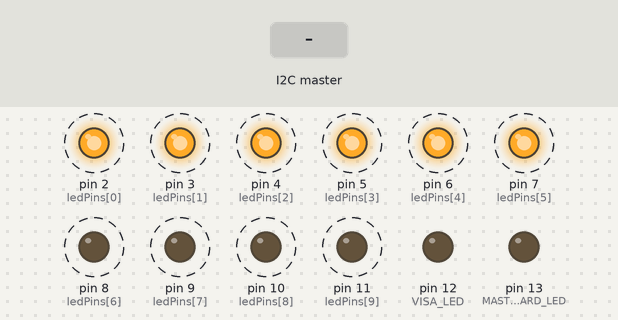
Bench run of a sketch on a simulated Arduino Uno, built with avr-gcc and run on an emulated ATmega328P. Parts: output pins drawn as LEDs (lit = HIGH). Dashed ring = blinking. The inputs (shaded band) are chosen by the test bench.

Above: at 1.26 s.
1.3 s: the I2C master sends the byte 1
At 1.46 s:
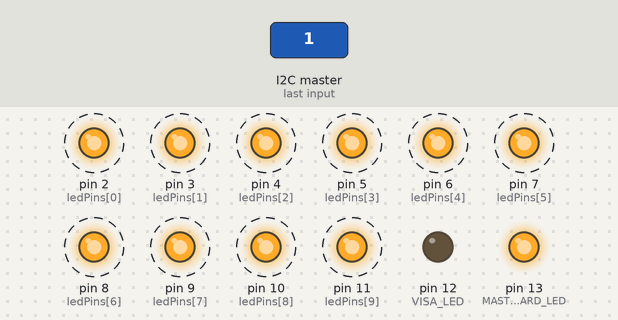
4.3 s: the I2C master sends the byte 0
At 4.46 s:
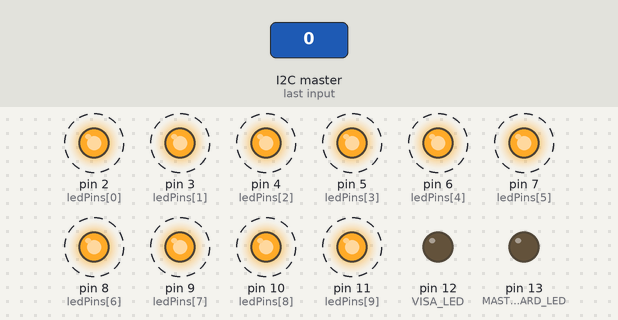
7.3 s: the I2C master sends the byte 2
At 7.46 s:
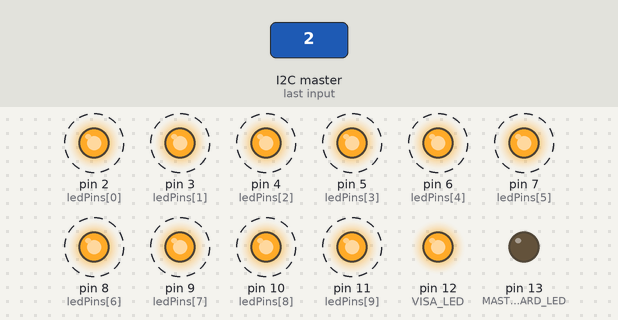
10.3 s: the I2C master sends the byte 90
At 10.46 s:
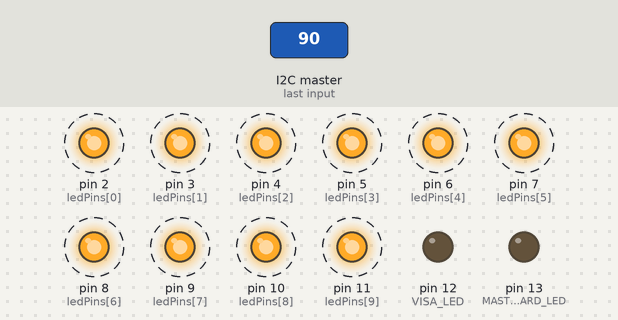
Timing chart, 0 to 14.3 s (numbered marks = the images above; inputs shaded):
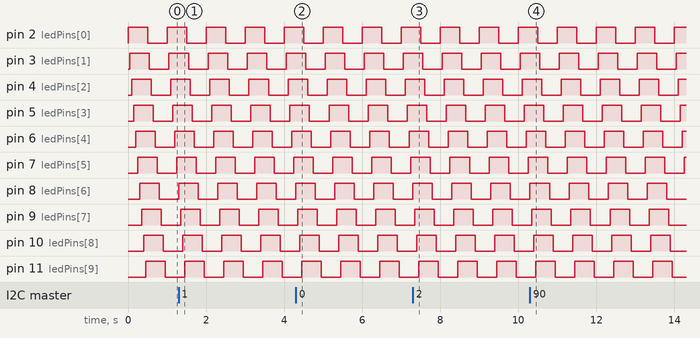

The sketch:

barGraphSlaveArduino.ino
```cpp
/**
 * Based on examples from http://www.arduino.cc/en/Tutorial/BarGraph
 */
#include <Wire.h>
#include "Common.h"

#define LED_COUNT 10

const int VISA_LED = 12;
const int MASTERCARD_LED = 13;

int ledPins[] = { 2, 3, 4, 5, 6, 7, 8, 9, 10, 11 };

void setup() {
  for (int i = 0; i < LED_COUNT; i++) {
    pinMode(ledPins[i], OUTPUT);
  }

  pinMode(VISA_LED, OUTPUT);
  pinMode(MASTERCARD_LED, OUTPUT);
  clearLeds();

  Wire.begin(I2C_ADDR_BARGRAPH_1);
  Wire.onReceive(onI2CReceived);
}

void loop() {
  for(int i = 0; i < LED_COUNT; i++) {
     digitalWrite(ledPins[i], HIGH);
     delay(50);
  }

  for(int i = 0; i < LED_COUNT; i++) {
     digitalWrite(ledPins[i], LOW);
     delay(50);
  }
}

void onI2CReceived(int numBytes) {
  int led = Wire.read();
  clearLeds();
  if (led == 1)
    digitalWrite(MASTERCARD_LED, HIGH);
  else if (led == 2)
    digitalWrite(VISA_LED, HIGH);

  //Works, but decided not to use
  //displayBarGraph(ledPins, Wire.read());
}

void clearLeds() {
  digitalWrite(VISA_LED, LOW);
  digitalWrite(MASTERCARD_LED, LOW);
}
```

Measured:
- after the input at 1.3 s, pin 13 (MASTERCARD_LED): LOW → HIGH at once
- after the input at 4.3 s, pin 13 (MASTERCARD_LED): HIGH → LOW at once
- after the input at 7.3 s, pin 12 (VISA_LED): LOW → HIGH at once
- after the input at 10.3 s, pin 12 (VISA_LED): HIGH → LOW at once
- by itself, pin 2 (ledPins[0]), pin 3 (ledPins[1]), pin 4 (ledPins[2]), pin 5 (ledPins[3]), pin 6 (ledPins[4]), pin 7 (ledPins[5]), pin 8 (ledPins[6]), pin 9 (ledPins[7]), pin 10 (ledPins[8]), pin 11 (ledPins[9]): alternates HIGH for 0.50 s and LOW for 0.50 s
